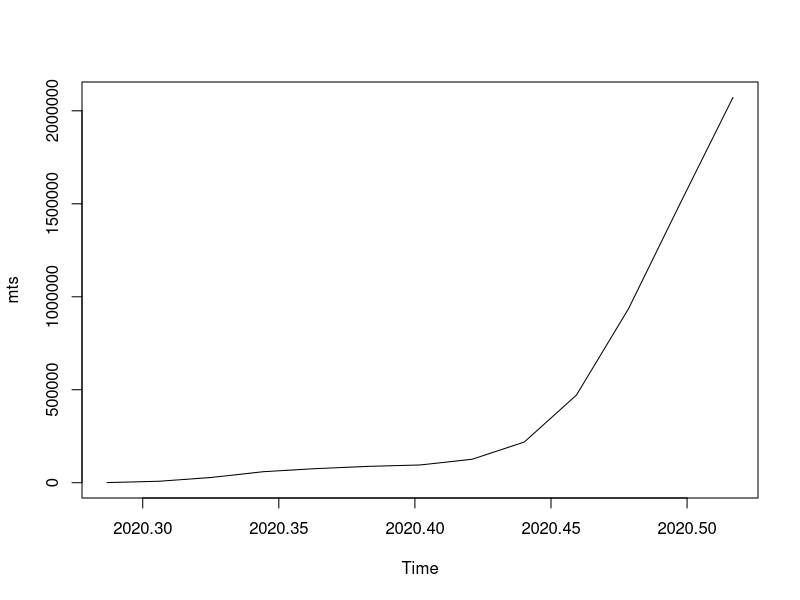
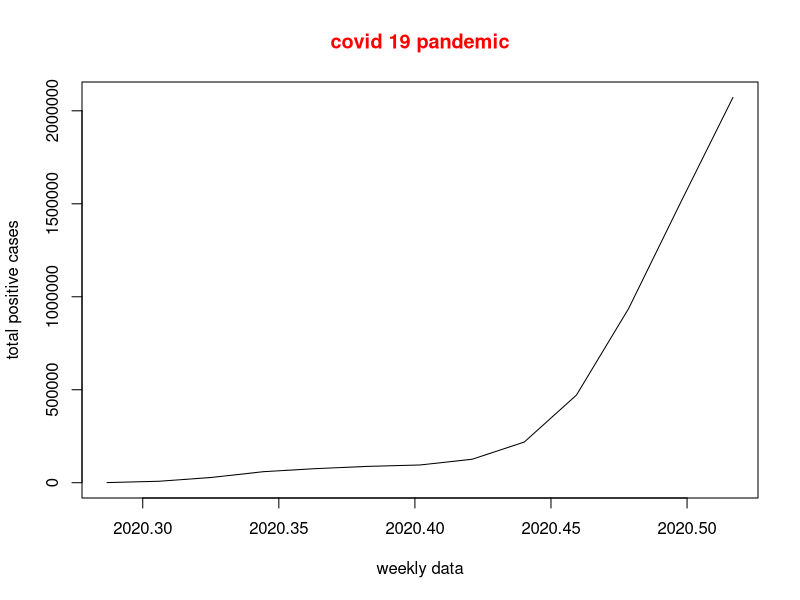
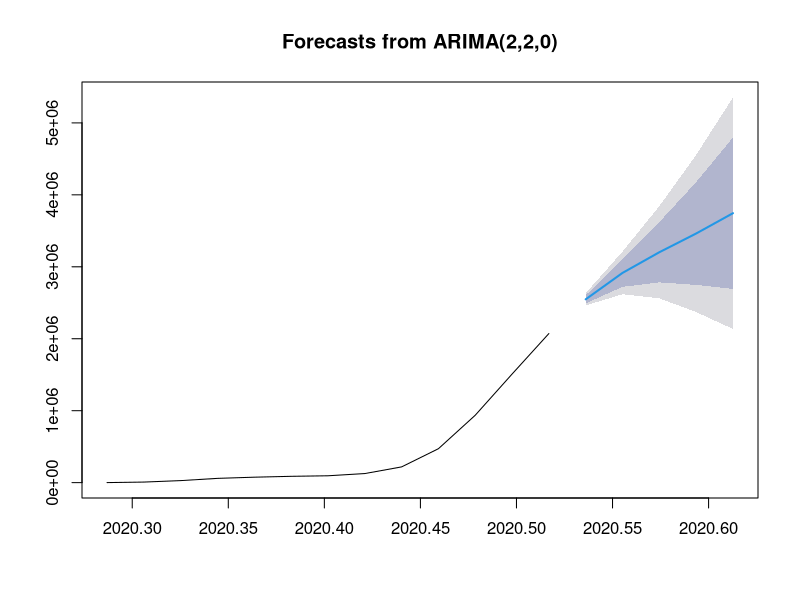
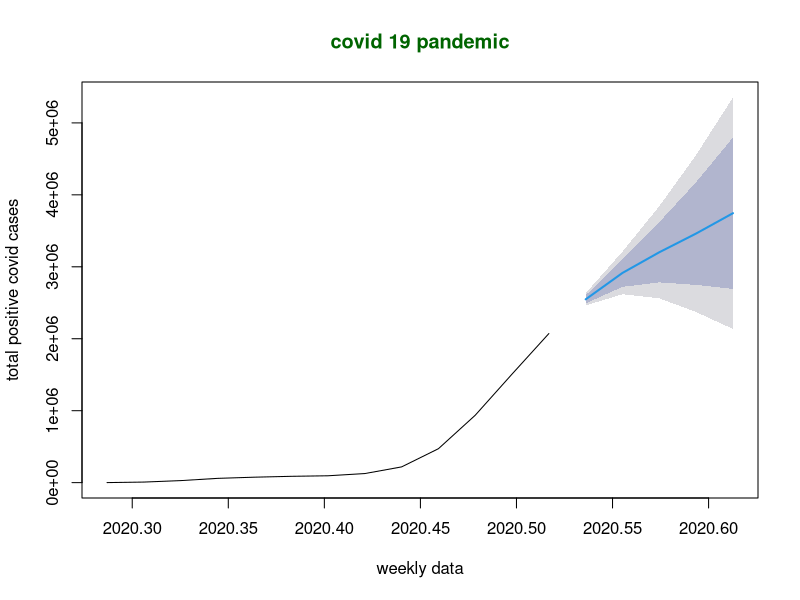

Generate these figures, in order, with R:
help('ts')

#weekly data of covid-19 positive cases from 22-01-2020 to 15 april 2020
x<-c(580,7813,28266,59287,75700,
     87820,95314,126214,218843,471497,
     936851,1508725,2072113)
#library required for decimal_date() function
library(lubridate)
#output to be created as png file
png(file='timeseries.png')
#creating time series object
#from date 22 januari 2020
mts<- ts(x,start = decimal_date(ymd('2020-04-15')),
         frequency = 365.25/7)
mts
plot(mts)
plot(mts, xlab="weekly data",
     ylab='total positive cases',
     main='covid 19 pandemic',
     col.main='red')

install.packages('forecast')
library(forecast)
fit <- auto.arima(mts)
prediksilonjakan <- forecast(fit,5)
plot(prediksilonjakan)

plot(prediksilonjakan,xlab="weekly data",
     ylab='total positive covid cases',
     main='covid 19 pandemic',
     col.main='darkgreen')
